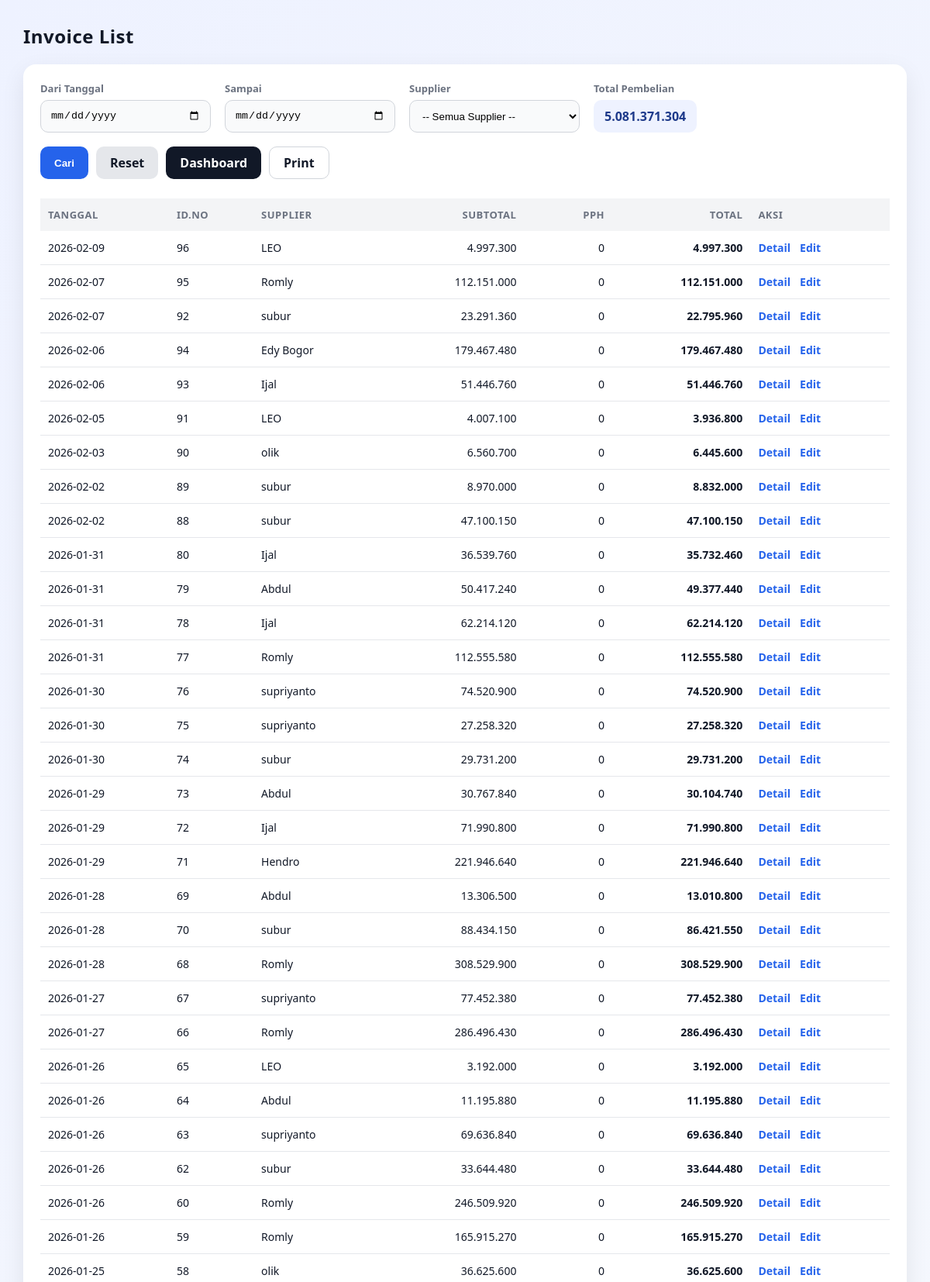
Screenshot of /invoice/list (signed in, upper part) with the database file from the repository.
### tables this page shows
CREATE TABLE invoice_header
                (
                    id
                    INTEGER
                    PRIMARY
                    KEY
                    AUTOINCREMENT,
                    receiving_id
                    INTEGER
                    NOT
                    NULL,
                    tanggal
                    TEXT
                    NOT
                    NULL,
                    supplier
                    TEXT
                    NOT
                    NULL,
                    price_points_json
                    TEXT, -- simpan patokan 40/50/60/70 dalam JSON
                    pph_rate
                    REAL
                    DEFAULT
                    0.0025,
                    subtotal
                    REAL
                    DEFAULT
                    0,
                    pph
                    REAL
                    DEFAULT
                    0,
                    total
                    REAL
                    DEFAULT
                    0,
                    created_at
                    TEXT
                    DEFAULT (
                    datetime
                (
                    'now',
                    'localtime'
                )), status TEXT DEFAULT 'ACTIVE', due_date TEXT, payment_type TEXT DEFAULT 'TRANSFER', cash_deduct_per_kg REAL DEFAULT 0, reject_kg REAL DEFAULT 0, reject_price REAL DEFAULT 0, cash_deduct_total REAL DEFAULT 0, reject_total REAL DEFAULT 0, tempo_hari INTEGER DEFAULT 0, total_kg REAL DEFAULT 0, pph_amount REAL DEFAULT 0,
                    FOREIGN KEY
                (
                    receiving_id
                ) REFERENCES receiving_header
                (
                    id
                )
                    );

### app.py (the view)
@app.route("/invoice/list")
def invoice_list():
    if not require_login():
        return redirect(url_for("login"))
    start = (request.args.get("start") or "").strip()
    end = (request.args.get("end") or "").strip()
    supplier_q = (request.args.get("supplier") or "").strip()
    conn = get_conn()
    where = ["status!='VOID'"]
    params = []
    if start and end:
        where.append("tanggal BETWEEN ? AND ?")
        params.extend([start, end])
    elif start:
        where.append("tanggal >= ?")
        params.append(start)
    elif end:
        where.append("tanggal <= ?")
        params.append(end)
    if supplier_q:
        where.append("LOWER(TRIM(supplier)) = ?")
        params.append(supplier_q.lower())
    where_sql = "WHERE " + " AND ".join(where)
    print("INVOICE LIST SQL:", where_sql, "PARAMS:", params)
    rows = conn.execute(f"""
        SELECT id, receiving_id, tanggal, supplier, subtotal, pph, total, status, created_at
        FROM invoice_header
        {where_sql}
        ORDER BY tanggal DESC
        LIMIT 200
    """, params).fetchall()
    total_beli_row = conn.execute(f"""
        SELECT COALESCE(SUM(COALESCE(total,0)),0) AS total_beli
        FROM invoice_header
        {where_sql}
    """, params).fetchone()
    total_beli = float(total_beli_row["total_beli"] or 0)
    conn.close()
    return render_template(
        "invoice_list.html",
        rows=[dict(r) for r in rows],
        start=start,
        end=end,
        supplier=supplier_q,
        total_beli=total_beli
    )

### app.py (called while the page is built)
def require_login() -> bool:
    return bool(session.get("user"))

### db.py (called while the page is built)
def get_conn():
    conn = sqlite3.connect(DB_PATH, timeout=30)
    conn.row_factory = sqlite3.Row
    conn.execute("PRAGMA foreign_keys = ON;")
    conn.execute("PRAGMA journal_mode = WAL;")
    conn.execute("PRAGMA busy_timeout = 30000;")
    return conn

### templates/invoice_list.html (shortened to what this page needs)
<!doctype html>
<html lang="id">
<head>
</head>
<body>
<div class="top">
  <h2>Invoice List</h2>
</div>
<div class="card">
<form method="get" action="/invoice/list" class="filter-row">
  <div class="filter-item">
    <label>Dari Tanggal</label>
    <input type="date" name="start" value="{{ start or '' }}">
  </div>
  <div class="filter-item">
    <label>Sampai</label>
    <input type="date" name="end" value="{{ end or '' }}">
  </div>
  <div class="filter-item">
    <label>Supplier</label>
    <select id="supplier" name="supplier"></select>
  </div>
  <div class="filter-item">
    <label>Total Pembelian</label>
    <div class="summary-pill">
      {{ "{:,.0f}".format(total_beli or 0).replace(",", ".") }}
    </div>
  </div>
  <div class="filter-actions">
    <button class="btn btn-primary" type="submit">Cari</button>
    <a class="btn btn-ghost" href="/invoice/list">Reset</a>
    <a class="btn btn-secondary" href="/dashboard">Dashboard</a>
    <a class="btn btn-outline"
       href="/invoice/list/print?start={{ start or '' }}&end={{ end or '' }}&supplier={{ supplier or '' }}">
      Print
    </a>
  </div>
</form>
<table>
<thead>
<tr>
  <th>Tanggal</th>
  <th>ID.NO</th>
  <th>Supplier</th>
  <th class="right">Subtotal</th>
  <th class="right">PPH</th>
  <th class="right">Total</th>
  <th>Aksi</th>
</tr>
</thead>
<tbody>
{% for r in rows %}
<tr>
  <td>{{ r.tanggal }}</td>
  <td>{{ r.receiving_id }}</td>
  <td>{{ r.supplier }}</td>
  <td class="right">{{ "{:,.0f}".format(r.subtotal or 0).replace(",", ".") }}</td>
  <td class="right">{{ "{:,.0f}".format(r.pph or 0).replace(",", ".") }}</td>
  <td class="right total-bold">{{ "{:,.0f}".format(r.total or 0).replace(",", ".") }}</td>
  <td>
    <div class="aksi">
      <a href="/invoice/{{ r.id }}">Detail</a>
      <a href="/invoice/edit/{{ r.id }}">Edit</a>
    </div>
  </td>
</tr>
{% endfor %}
</tbody>
</table>
</div>
</body>
</html>

### templates/invoice_list.html (style rules this page uses)
* { box-sizing:border-box }
body { font-family: 'Segoe UI', Arial, sans-serif; margin:0; padding:30px; background:linear-gradient(135deg,#eef2ff,#f8fafc); color:#111827; }
h2 { margin:0; font-weight:800; letter-spacing:.5px; }
.top { display:flex; justify-content:space-between; align-items:center; margin-bottom:20px; }
.card { background:#fff; border-radius:16px; padding:22px; box-shadow:0 10px 30px rgba(0,0,0,.08); }
.filter-row { display:flex; flex-wrap:wrap; gap:18px; align-items:flex-end; }
.filter-item { display:flex; flex-direction:column; gap:6px; }
.filter-item label { font-size:13px; font-weight:600; color:#6b7280; }
.filter-item input, .filter-item select { width:220px; height:42px; padding:10px 12px; border-radius:10px; border:1px solid #d1d5db; background:#f9fafb; transition:.2s; }
.summary-pill { height:42px; display:flex; align-items:center; justify-content:flex-end; padding:0 14px; border-radius:10px; background:#eef2ff; font-weight:800; color:#1e3a8a; }
.filter-actions { display:flex; gap:10px; flex-wrap:wrap; }
.btn { height:42px; padding:0 18px; border-radius:10px; border:none; cursor:pointer; font-weight:700; transition:.2s; display:flex; align-items:center; justify-content:center; text-decoration:none; }
.btn-primary { background:#2563eb;color:#fff; }
.btn-secondary { background:#111827;color:#fff; }
.btn-ghost { background:#e5e7eb;color:#111827; }
.btn-outline { background:#fff; border:1px solid #d1d5db; color:#111827; }
table { width:100%; border-collapse:collapse; margin-top:25px; font-size:14px; }
thead { background:#f3f4f6; }
th,td { padding:12px 10px; text-align:left; }
th { font-size:13px; text-transform:uppercase; letter-spacing:.5px; color:#6b7280; }
tbody tr { border-bottom:1px solid #e5e7eb; transition:.15s; }
.right { text-align:right; }
.total-bold { font-weight:800; color:#111827; }
.aksi { display:flex; gap:12px; }
.aksi a { font-weight:600; color:#2563eb; text-decoration:none; }

### rows the page displays
invoice_header: tanggal "2026-02-09", receiving_id "96", supplier "LEO", subtotal "4.997.300", pph "0", total "4.997.300"
invoice_header: tanggal "2026-02-07", receiving_id "95", supplier "Romly", subtotal "112.151.000", pph "0", total "112.151.000"
invoice_header: tanggal "2026-02-07", receiving_id "92", supplier "subur", subtotal "23.291.360", pph "0", total "22.795.960"
invoice_header: tanggal "2026-02-06", receiving_id "94", supplier "Edy Bogor", subtotal "179.467.480", pph "0", total "179.467.480"
invoice_header: tanggal "2026-02-06", receiving_id "93", supplier "Ijal", subtotal "51.446.760", pph "0", total "51.446.760"
invoice_header: tanggal "2026-02-05", receiving_id "91", supplier "LEO", subtotal "4.007.100", pph "0", total "3.936.800"
invoice_header: tanggal "2026-02-03", receiving_id "90", supplier "olik", subtotal "6.560.700", pph "0", total "6.445.600"
invoice_header: tanggal "2026-02-02", receiving_id "89", supplier "subur", subtotal "8.970.000", pph "0", total "8.832.000"
invoice_header: tanggal "2026-02-02", receiving_id "88", supplier "subur", subtotal "47.100.150", pph "0", total "47.100.150"
invoice_header: tanggal "2026-01-31", receiving_id "80", supplier "Ijal", subtotal "36.539.760", pph "0", total "35.732.460"
invoice_header: tanggal "2026-01-31", receiving_id "79", supplier "Abdul", subtotal "50.417.240", pph "0", total "49.377.440"
invoice_header: tanggal "2026-01-31", receiving_id "78", supplier "Ijal", subtotal "62.214.120", pph "0", total "62.214.120"
invoice_header: tanggal "2026-01-31", receiving_id "77", supplier "Romly", subtotal "112.555.580", pph "0", total "112.555.580"
invoice_header: tanggal "2026-01-30", receiving_id "76", supplier "supriyanto", subtotal "74.520.900", pph "0", total "74.520.900"
invoice_header: tanggal "2026-01-30", receiving_id "75", supplier "supriyanto", subtotal "27.258.320", pph "0", total "27.258.320"
invoice_header: tanggal "2026-01-30", receiving_id "74", supplier "subur", subtotal "29.731.200", pph "0", total "29.731.200"
invoice_header: tanggal "2026-01-29", receiving_id "73", supplier "Abdul", subtotal "30.767.840", pph "0", total "30.104.740"
invoice_header: tanggal "2026-01-29", receiving_id "72", supplier "Ijal", subtotal "71.990.800", pph "0", total "71.990.800"
invoice_header: tanggal "2026-01-29", receiving_id "71", supplier "Hendro", subtotal "221.946.640", pph "0", total "221.946.640"
invoice_header: tanggal "2026-01-28", receiving_id "69", supplier "Abdul", subtotal "13.306.500", pph "0", total "13.010.800"
invoice_header: tanggal "2026-01-28", receiving_id "70", supplier "subur", subtotal "88.434.150", pph "0", total "86.421.550"
invoice_header: tanggal "2026-01-28", receiving_id "68", supplier "Romly", subtotal "308.529.900", pph "0", total "308.529.900"
invoice_header: tanggal "2026-01-27", receiving_id "67", supplier "supriyanto", subtotal "77.452.380", pph "0", total "77.452.380"
invoice_header: tanggal "2026-01-27", receiving_id "66", supplier "Romly", subtotal "286.496.430", pph "0", total "286.496.430"
invoice_header: tanggal "2026-01-26", receiving_id "65", supplier "LEO", subtotal "3.192.000", pph "0", total "3.192.000"
invoice_header: tanggal "2026-01-26", receiving_id "64", supplier "Abdul", subtotal "11.195.880", pph "0", total "11.195.880"
invoice_header: tanggal "2026-01-26", receiving_id "63", supplier "supriyanto", subtotal "69.636.840", pph "0", total "69.636.840"
invoice_header: tanggal "2026-01-26", receiving_id "62", supplier "subur", subtotal "33.644.480", pph "0", total "33.644.480"
invoice_header: tanggal "2026-01-26", receiving_id "60", supplier "Romly", subtotal "246.509.920", pph "0", total "246.509.920"
invoice_header: tanggal "2026-01-26", receiving_id "59", supplier "Romly", subtotal "165.915.270", pph "0", total "165.915.270"
invoice_header: tanggal "2026-01-25", receiving_id "58", supplier "olik", subtotal "36.625.600", pph "0", total "36.625.600"

### other values shown
{{ "{:,.0f}".format(total_beli or 0).replace(",", ".") }} "5.081.371.304"
